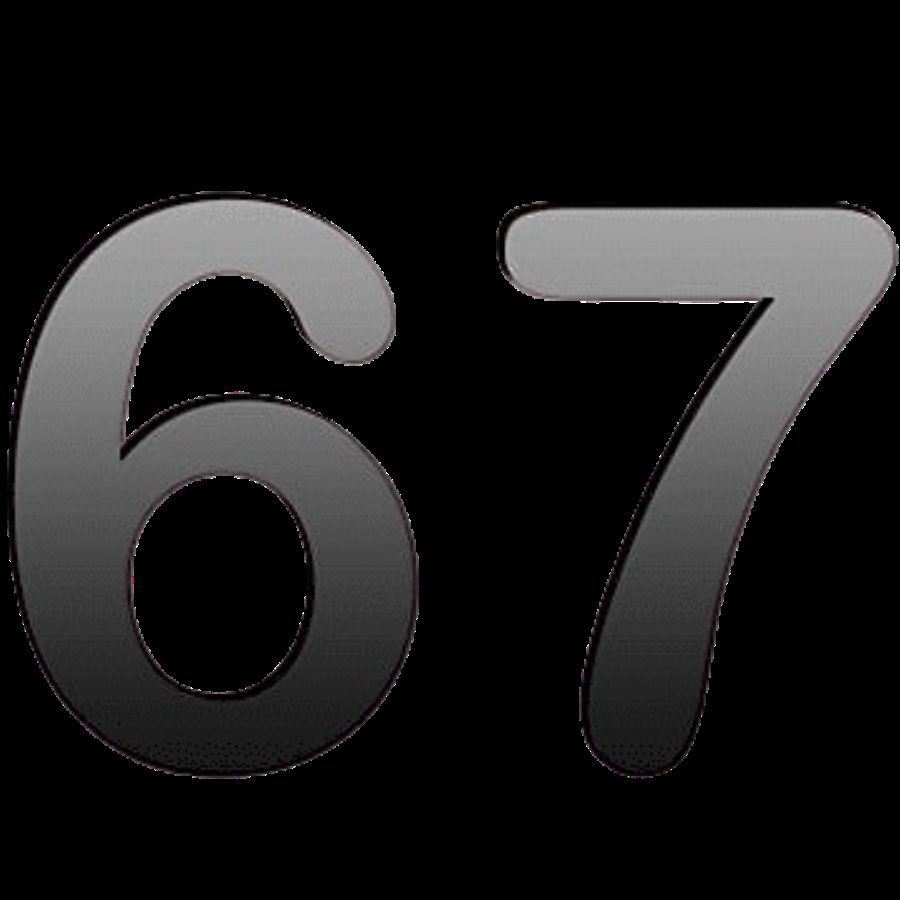
#> input picture assets/six_seven.png, 900 x 900 px
$ python -i filters.py   (imports and definitions only)
#> lines starting #> are read from the running program, lines starting #| are printed output that depends on the picture; after the words box and inside, x2 and y2 are one past the last pixel; in counts of white or black regions, pixels touching at a corner belong together
#> further down, picture is the input picture: shape (900, 900, 3); mean B, G, R 27, 26.8, 27.2

import cv2
import numpy as np


def apply_normal(frame):
    """Restituisce il frame originale senza modifiche."""
    return frame.copy()


# [4 lines left out: function apply_grayscale, not called in this run]


def apply_negative(frame):
    """Inverte i valori di tutti i pixel — effetto negativo fotografico."""
    return cv2.bitwise_not(frame.copy())


# [15 lines left out: functions apply_sepia, apply_heatmap, not called in this run]


def apply_cartoon(frame):
    """Effetto fumetto"""
    img = frame.copy()
    for _ in range(5):
        img = cv2.bilateralFilter(img, 9, 75, 75)
    gray = cv2.cvtColor(frame, cv2.COLOR_BGR2GRAY)
    gray = cv2.medianBlur(gray, 5)
    edges = cv2.adaptiveThreshold(gray, 255,
        cv2.ADAPTIVE_THRESH_MEAN_C, cv2.THRESH_BINARY, blockSize=9, C=2)
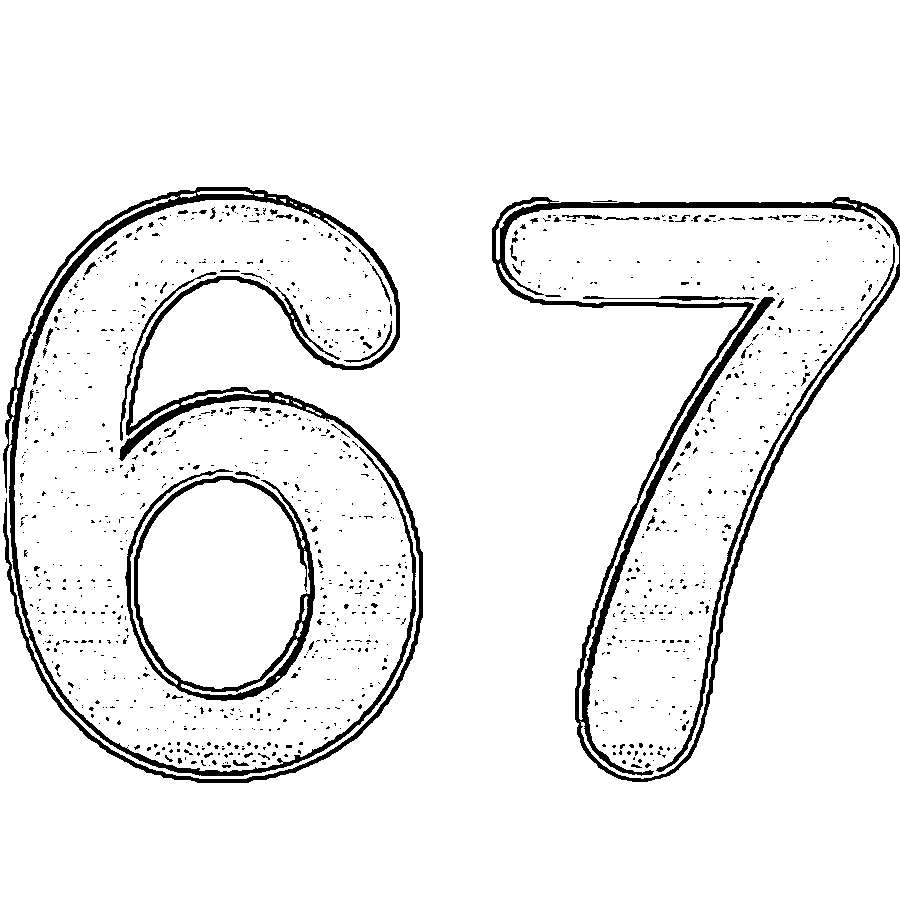
#> edges: shape (900, 900); 94.1% white; 1066 black regions (977 under 20 px), largest, box (x1, y1, x2, y2) and area: (3, 187, 423, 783) 18193, (492, 197, 900, 782) 13443, (125, 469, 315, 701) 5433
    edges_bgr = cv2.cvtColor(edges, cv2.COLOR_GRAY2BGR)
    return cv2.bitwise_and(img, edges_bgr)
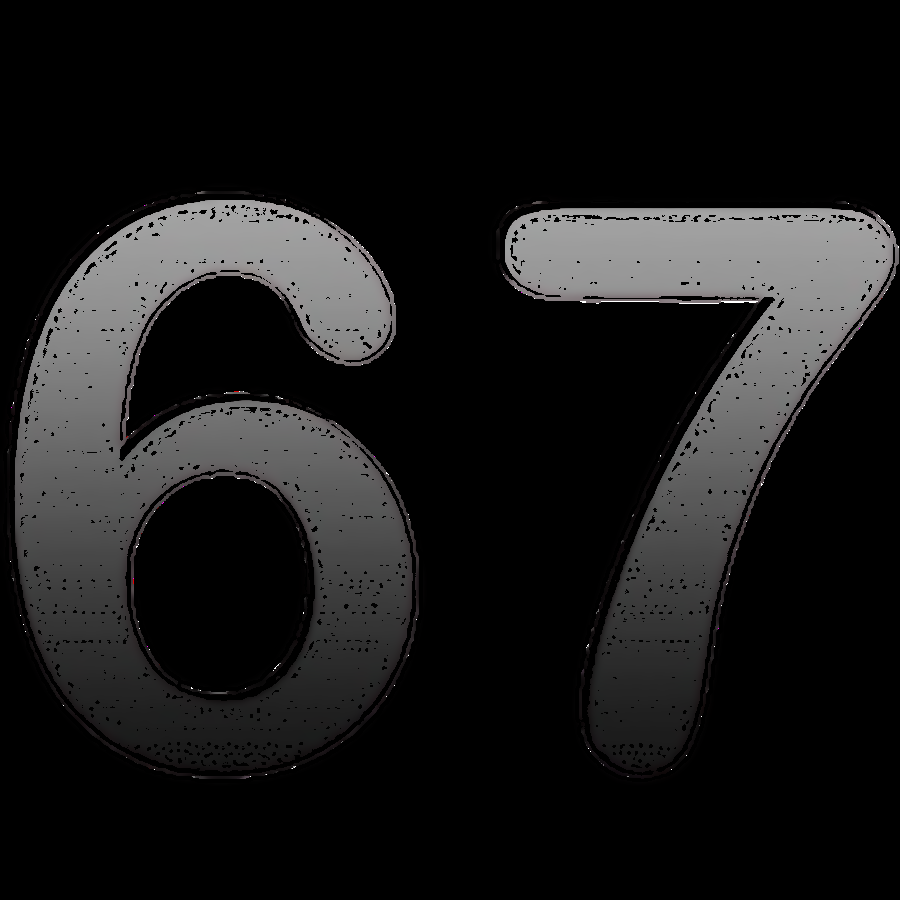
#> returned value: shape (900, 900, 3); mean of channels 0, 1, 2 24.9, 24.8, 25; drawn as B, G, R


# [36 lines left out: functions apply_pixelate, apply_vignette, apply_solarize, apply_motion_blur, not called in this run]

>>> import cv2
>>> picture = cv2.imread('assets/six_seven.png')
>>> result = apply_cartoon(picture)
